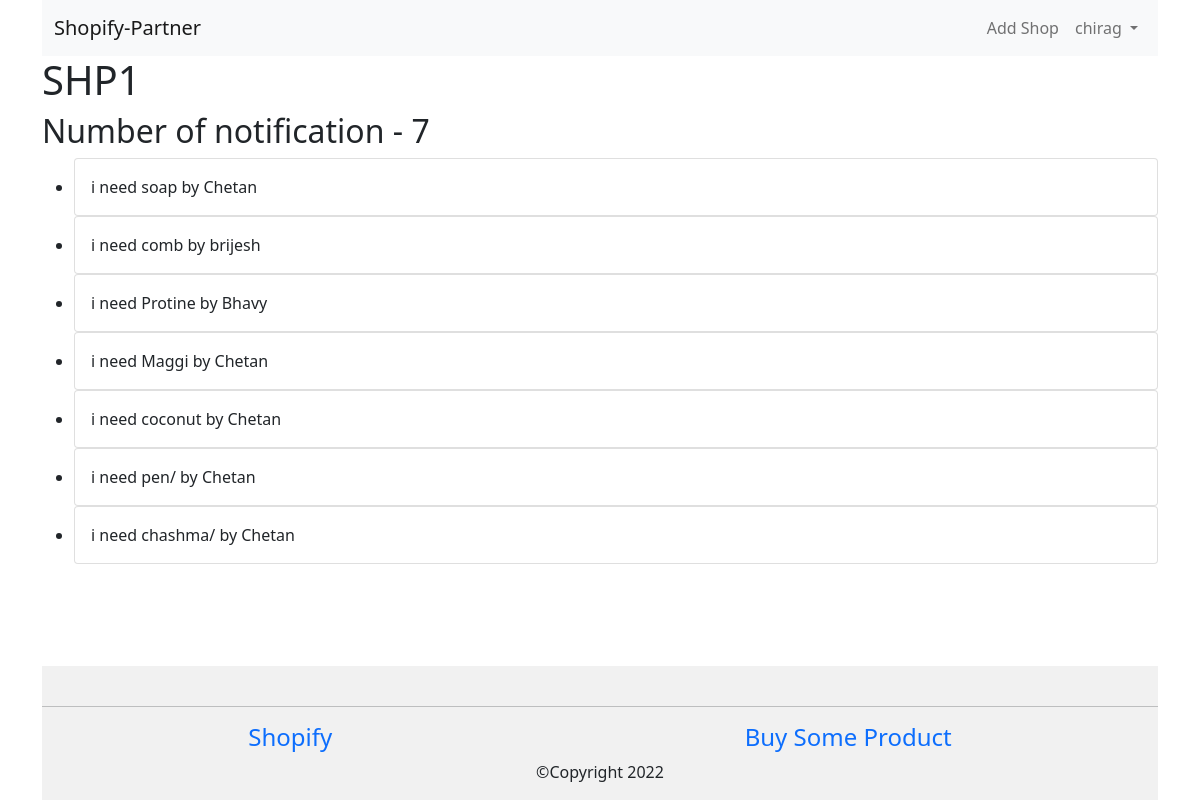
The app's page /partner_with_us/my_shop/3/notification/ (signed in) with its own data.
### shopowner/models.py (models this page shows, shortened)
class Shop(models.Model):
    name = models.CharField(max_length=100, null=True)
    address = models.CharField(max_length=200, null=True)
    city = models.CharField(max_length=50, null=True)
    state = models.CharField(max_length=50, null=True)
    shopowner = models.ForeignKey(
        Shopowner, on_delete=models.CASCADE, default="", related_name='shop')
    products = models.ManyToManyField(Product, related_name='shop')
    image = models.ImageField(upload_to="shop/images",
                              default="shop/images/shop_default.jpg")

class Notification(models.Model):
    message = models.TextField(null=True)
    tag = models.CharField(max_length=50, default="review")
    customer = models.ForeignKey(
        Customer, on_delete=models.CASCADE, default="")
    shop = models.ForeignKey(Shop, on_delete=models.CASCADE, default="")

### customer/models.py (models this page shows, shortened)
class Customer(models.Model):
    GENDER = (
        ('M', 'Male'),
        ('F', 'Female'),
        ('O', 'Other')
    )
    name = models.CharField(verbose_name="Name", max_length=100, null=True)
    email = models.EmailField(verbose_name="Email", max_length=100)
    password = models.CharField(verbose_name="Passowrd", max_length=100)
    age = models.IntegerField(verbose_name="Age", null=True)
    contact_number = models.CharField(
        verbose_name="Contact Number", max_length=13, null=True)
    address = models.CharField(
        verbose_name="Address", max_length=200, null=True)
    city = models.CharField(verbose_name="City", max_length=50, null=True)
    state = models.CharField(verbose_name="State", max_length=50, null=True)
    gender = models.CharField(verbose_name="Gender",
                              max_length=1, choices=GENDER, null=True)
    image = models.ImageField(
        upload_to="customer/images", default="customer/images/custdefault.jpg")

### shopowner/views.py (the view)
@login_required(login_url="partner_with_us/login")
def shop_notification(request, shopid):
    s = Shop.objects.get(id=shopid)
    notification = Notification.objects.filter(shop=s)
    notifications_count = notification.count()
    return render(request, "shopowner/shop_notification.html", {
        'user': request.user,
        'shop': s,
        'notifications': notification,
        'notifications_count': notifications_count,
    })

### shopowner/templates/shopowner/shop_notification.html (shortened to what this page needs)
{% extends 'shopowner/base.html' %}
{% block content %}
    <h1>{{shop.name}}</h1>
    {% ifequal notifications_count 0 %}
       <h3>
           No Notification or request available for now.
       </h3>
    {% else %}
      <h2>Number of notification - {{notifications_count}}</h2>
      <ul>
       {% for nf in notifications %}
       <li>
        <div class="card">
          <div class="card-body">
            {{nf.message}} by {{nf.customer.name}}
          </div>
        </div>
        </li>
       {% endfor %}
      </ul>
    {% endifequal %}
{% endblock content %}

### shopowner/templates/shopowner/base.html (shortened to what this page needs)
<!DOCTYPE html>
<html lang="en">
  <head>
    <link
      href="https://cdn.jsdelivr.net/npm/bootstrap@5.0.2/dist/css/bootstrap.min.css"
      rel="stylesheet"
    />
  </head>
  <body>
    <div class="container div-main">
      <nav class="navbar navbar-expand-lg navbar-light bg-light">
        <div class="container-fluid">
          <a class="navbar-brand" href="{% url 'shopowner:home'%}"
            >Shopify-Partner</a
          >
          <div
            class="collapse navbar-collapse d-flex justify-content-end mr-5"
            id="navbarNav"
          >
            <ul class="navbar-nav">
              {% if user %}
              <li class="nav-item">
                <a class="nav-link" href="{% url 'shopowner:add_shop'%}"
                  >Add Shop</a
                >
              </li>
              <li class="nav-item dropdown mr-5">
                <a
                  class="nav-link dropdown-toggle"
                  href="#"
                  id="navbarDropdown"
                  role="button"
                  data-bs-toggle="dropdown"
                  aria-expanded="false"
                >
                  {{user.username}}
                </a>
              </li>
              {% endif %}
            </ul>
          </div>
        </div>
      </nav>
      <main>
        {% block content %}{% endblock content %}
      </main>
      {%include 'shopowner/footer.html'%}
    </div>
  </body>
</html>

### shopowner/templates/shopowner/base.html (style rules this page uses)
.container.div-main { min-height:100vh; display:flex; flex-direction:column; }
main { flex-grow:1; }

### records on screen
Shop: name "SHP1"
Notification: message "i need soap", customer.name "Chetan"
Notification: message "i need comb", customer.name "brijesh"
Notification: message "i need Protine", customer.name "Bhavy"
Notification: message "i need Maggi", customer.name "Chetan"
Notification: message "i need coconut", customer.name "Chetan"
Notification: message "i need pen/", customer.name "Chetan"
Notification: message "i need chashma/", customer.name "Chetan"

### other values on screen
{{ user.username }} "chirag"
{{ notifications_count }} "7"
